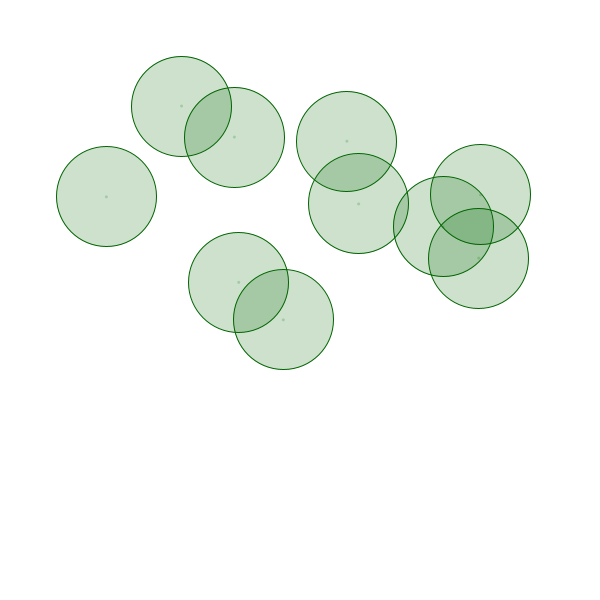
Frame 1 (no input)
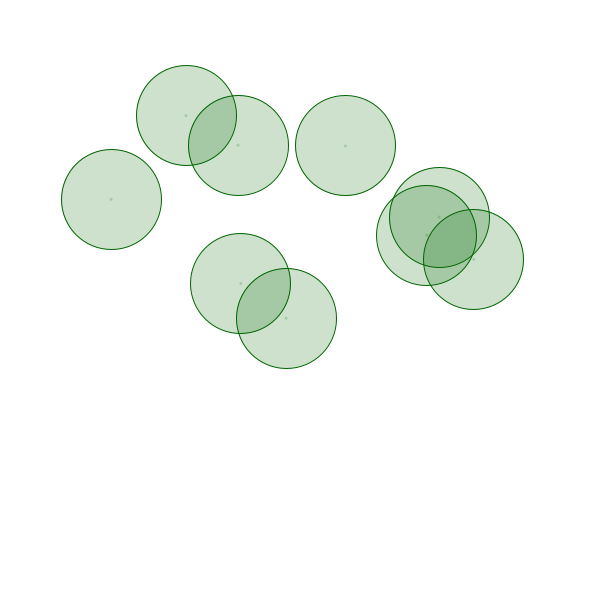
Frame 60 (the mouse pressed at the canvas centre just before this capture)
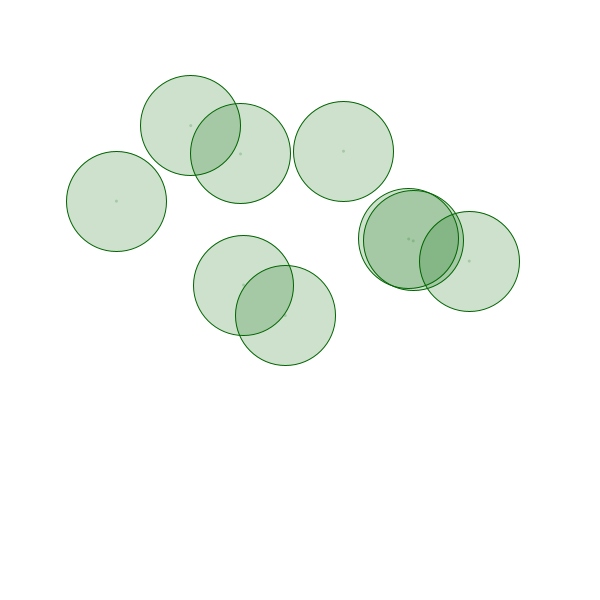
Frame 120 (the mouse held since frame 60 and released just before this capture)

The Processing sketch that drew these frames (run headless with seeded random() and noise(); from frame 60 on, the mouse is pressed at the canvas centre):

// Processing sketch: processing_131120
// ── processing_131120.pde

/*Tarea 1- Author: mauricio varela
*******this is version 0********
***not only has bugs but lots of zombies***
Crear un código donde múltiples círculos (o cualquier otra figura geométrica),
se muevan a diferentes velocidades. 

Cuando cualquier círculo se acerca a otro, a un radio menor predefinido, 
entonces dibujar una línea entre ambos círculos.

Tips: utilizar random() para definir cuanto se mueve un círculo en cada paso. 
      Checkear los bordes para que n se salgan los círculos*/
      
int minX, minY, maxX, maxY;
int shapeRadius = 100;
int shapeQty = 10;
float [][] shapes = new float[shapeQty][2];


void setup() {
  size(600, 600);
  colorMode(RGB,255);
  //noCursor();
  smooth();
  //colorMode(HSB, 255, 255, 255);
  //x = width/2;
  //y = height/2;
  //set the min and max values for positioning the shapes
  minX = shapeRadius;
  minY = shapeRadius;
  maxX = width - shapeRadius;
  maxY = height - shapeRadius;
  
  
  for (int i=0; i < shapeQty; i++) {
    //initial shape positions
    //random between min and max to respect the borders
    shapes[i][0]=random(minX, maxX);
    shapes[i][1]=random(minY,maxY);
    
   
  }
  
 
}

void draw(){
  background(255);
  noStroke();
  
  
 //shapes must move randomly
 for(int i = 0; i < shapeQty; i++){
   
   //draw shapes at their starting point
   stroke(0,100,0);
   fill(0,100,0,50);
   ellipse(shapes[i][0], shapes[i][1],shapeRadius, shapeRadius);
   
   //draw point in the center of the shape
   noStroke();
   ellipse(shapes[i][0], shapes[i][1],3,3);
   
   //shapes must move randomly
   shapes[i][0]+=(random(minX,maxX)-shapes[i][0])/(i*250);
   shapes[i][1]+=(random(minY,maxY)-shapes[i][1])/(i*250);
   
   //TODO:draw line between centers if shapes get closer than stablished
 }

 
}
